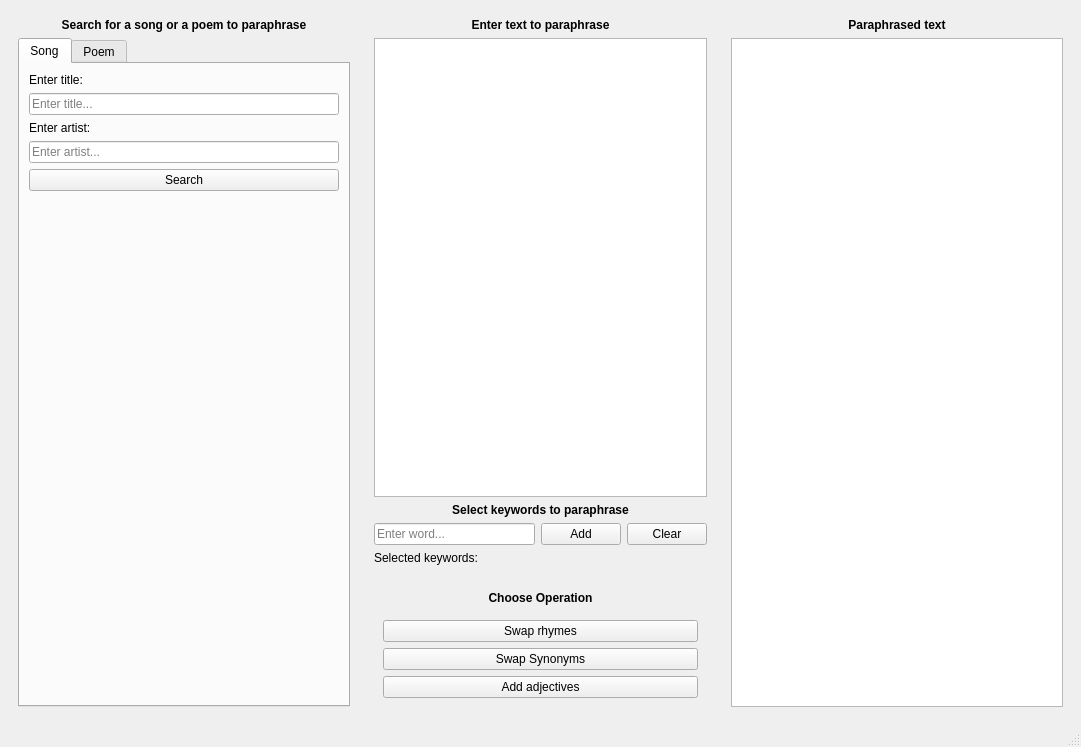
<?xml version="1.0" encoding="UTF-8"?>
<ui version="4.0">
 <class>MainWindow</class>
 <widget class="QMainWindow" name="MainWindow">
  <property name="geometry">
   <rect>
    <x>0</x>
    <y>0</y>
    <width>1081</width>
    <height>747</height>
   </rect>
  </property>
  <property name="windowTitle">
   <string>Pharaphrase generator</string>
  </property>
  <widget class="QWidget" name="centralwidget">
   <layout class="QGridLayout" name="gridLayout">
    <item row="0" column="0">
     <widget class="QWidget" name="widget_1" native="true">
      <property name="sizePolicy">
       <sizepolicy hsizetype="Expanding" vsizetype="Expanding">
        <horstretch>0</horstretch>
        <verstretch>0</verstretch>
       </sizepolicy>
      </property>
      <layout class="QVBoxLayout" name="verticalLayout_7">
       <item>
        <widget class="QLabel" name="searchTableLabel">
         <property name="font">
          <font>
           <weight>75</weight>
           <bold>true</bold>
          </font>
         </property>
         <property name="text">
          <string>Search for a song or a poem to paraphrase</string>
         </property>
         <property name="alignment">
          <set>Qt::AlignCenter</set>
         </property>
        </widget>
       </item>
       <item>
        <widget class="QTabWidget" name="tabWidget">
         <property name="currentIndex">
          <number>0</number>
         </property>
         <widget class="QWidget" name="tab">
          <attribute name="title">
           <string>Song</string>
          </attribute>
          <layout class="QVBoxLayout" name="verticalLayout_8">
           <item>
            <widget class="QLabel" name="songTitleLabel">
             <property name="text">
              <string>Enter title:</string>
             </property>
            </widget>
           </item>
           <item>
            <widget class="QLineEdit" name="titleInput">
             <property name="placeholderText">
              <string>Enter title...</string>
             </property>
            </widget>
           </item>
           <item>
            <widget class="QLabel" name="songArtistLabel">
             <property name="text">
              <string>Enter artist:</string>
             </property>
            </widget>
           </item>
           <item>
            <widget class="QLineEdit" name="artistInput">
             <property name="placeholderText">
              <string>Enter artist...</string>
             </property>
            </widget>
           </item>
           <item>
            <widget class="QPushButton" name="searchButton">
             <property name="text">
              <string>Search</string>
             </property>
            </widget>
           </item>
           <item>
            <widget class="QLabel" name="resultsLabel">
             <property name="font">
              <font>
               <weight>75</weight>
               <bold>true</bold>
              </font>
             </property>
             <property name="text">
              <string/>
             </property>
            </widget>
           </item>
           <item>
            <widget class="QLabel" name="foundTitle">
             <property name="text">
              <string/>
             </property>
            </widget>
           </item>
           <item>
            <widget class="QLabel" name="foundArtist">
             <property name="text">
              <string/>
             </property>
            </widget>
           </item>
           <item>
            <spacer name="verticalSpacer">
             <property name="orientation">
              <enum>Qt::Vertical</enum>
             </property>
             <property name="sizeHint" stdset="0">
              <size>
               <width>20</width>
               <height>40</height>
              </size>
             </property>
            </spacer>
           </item>
          </layout>
         </widget>
         <widget class="QWidget" name="tab_2">
          <attribute name="title">
           <string>Poem</string>
          </attribute>
          <layout class="QVBoxLayout" name="verticalLayout_9">
           <item>
            <widget class="QLabel" name="chooseAuthor">
             <property name="text">
              <string>Choose an author</string>
             </property>
             <property name="alignment">
              <set>Qt::AlignCenter</set>
             </property>
            </widget>
           </item>
           <item>
            <widget class="QListWidget" name="artistList"/>
           </item>
           <item>
            <widget class="QLabel" name="choosePoem">
             <property name="text">
              <string>Choose a poem</string>
             </property>
             <property name="alignment">
              <set>Qt::AlignCenter</set>
             </property>
            </widget>
           </item>
           <item>
            <widget class="QStackedWidget" name="stack">
             <property name="currentIndex">
              <number>0</number>
             </property>
             <widget class="QWidget" name="page">
              <layout class="QVBoxLayout" name="verticalLayout_5">
               <item>
                <widget class="QLabel" name="stackLabel">
                 <property name="text">
                  <string>Choose Author First</string>
                 </property>
                 <property name="alignment">
                  <set>Qt::AlignCenter</set>
                 </property>
                </widget>
               </item>
              </layout>
             </widget>
             <widget class="QWidget" name="page_2">
              <layout class="QVBoxLayout" name="verticalLayout_6">
               <item>
                <widget class="QListWidget" name="titleList"/>
               </item>
              </layout>
             </widget>
            </widget>
           </item>
          </layout>
         </widget>
        </widget>
       </item>
      </layout>
     </widget>
    </item>
    <item row="0" column="1">
     <widget class="QWidget" name="widget_3" native="true">
      <property name="sizePolicy">
       <sizepolicy hsizetype="MinimumExpanding" vsizetype="Preferred">
        <horstretch>0</horstretch>
        <verstretch>0</verstretch>
       </sizepolicy>
      </property>
      <layout class="QVBoxLayout" name="verticalLayout_2">
       <item>
        <widget class="QLabel" name="enterText">
         <property name="sizePolicy">
          <sizepolicy hsizetype="Minimum" vsizetype="Minimum">
           <horstretch>0</horstretch>
           <verstretch>0</verstretch>
          </sizepolicy>
         </property>
         <property name="font">
          <font>
           <weight>75</weight>
           <bold>true</bold>
          </font>
         </property>
         <property name="text">
          <string>Enter text to paraphrase</string>
         </property>
         <property name="alignment">
          <set>Qt::AlignCenter</set>
         </property>
        </widget>
       </item>
       <item>
        <widget class="QTextEdit" name="inputText"/>
       </item>
       <item>
        <widget class="QLabel" name="keywordLabel">
         <property name="sizePolicy">
          <sizepolicy hsizetype="Preferred" vsizetype="Preferred">
           <horstretch>0</horstretch>
           <verstretch>0</verstretch>
          </sizepolicy>
         </property>
         <property name="font">
          <font>
           <weight>75</weight>
           <bold>true</bold>
          </font>
         </property>
         <property name="text">
          <string>Select keywords to paraphrase</string>
         </property>
         <property name="alignment">
          <set>Qt::AlignHCenter|Qt::AlignTop</set>
         </property>
        </widget>
       </item>
       <item>
        <widget class="QWidget" name="widget_2" native="true">
         <layout class="QHBoxLayout" name="horizontalLayout">
          <property name="leftMargin">
           <number>0</number>
          </property>
          <property name="topMargin">
           <number>0</number>
          </property>
          <property name="rightMargin">
           <number>0</number>
          </property>
          <property name="bottomMargin">
           <number>0</number>
          </property>
          <item>
           <widget class="QLineEdit" name="inputKeyword">
            <property name="placeholderText">
             <string>Enter word...</string>
            </property>
           </widget>
          </item>
          <item>
           <widget class="QPushButton" name="addKeyword">
            <property name="text">
             <string>Add</string>
            </property>
           </widget>
          </item>
          <item>
           <widget class="QPushButton" name="clearKeywords">
            <property name="text">
             <string>Clear</string>
            </property>
           </widget>
          </item>
         </layout>
        </widget>
       </item>
       <item>
        <widget class="QLabel" name="selectedKeywordsLabel">
         <property name="text">
          <string>Selected keywords:</string>
         </property>
        </widget>
       </item>
       <item>
        <widget class="QLabel" name="keywordsList">
         <property name="text">
          <string/>
         </property>
        </widget>
       </item>
       <item>
        <widget class="QLabel" name="chooseOperation">
         <property name="sizePolicy">
          <sizepolicy hsizetype="Minimum" vsizetype="Minimum">
           <horstretch>0</horstretch>
           <verstretch>0</verstretch>
          </sizepolicy>
         </property>
         <property name="font">
          <font>
           <weight>75</weight>
           <bold>true</bold>
          </font>
         </property>
         <property name="text">
          <string>Choose Operation</string>
         </property>
         <property name="alignment">
          <set>Qt::AlignCenter</set>
         </property>
        </widget>
       </item>
       <item>
        <widget class="QWidget" name="widget" native="true">
         <layout class="QVBoxLayout" name="verticalLayout_3">
          <item>
           <widget class="QPushButton" name="swapRhymes">
            <property name="text">
             <string>Swap rhymes</string>
            </property>
           </widget>
          </item>
          <item>
           <widget class="QPushButton" name="swapSynonyms">
            <property name="text">
             <string>Swap Synonyms</string>
            </property>
           </widget>
          </item>
          <item>
           <widget class="QPushButton" name="addAdjectives">
            <property name="text">
             <string>Add adjectives</string>
            </property>
           </widget>
          </item>
         </layout>
        </widget>
       </item>
      </layout>
     </widget>
    </item>
    <item row="0" column="2">
     <widget class="QWidget" name="widget_4" native="true">
      <layout class="QVBoxLayout" name="verticalLayout">
       <item>
        <widget class="QLabel" name="paraphrasedTextLabel">
         <property name="font">
          <font>
           <weight>75</weight>
           <bold>true</bold>
          </font>
         </property>
         <property name="text">
          <string>Paraphrased text</string>
         </property>
         <property name="alignment">
          <set>Qt::AlignCenter</set>
         </property>
        </widget>
       </item>
       <item>
        <widget class="QTextBrowser" name="outputText"/>
       </item>
      </layout>
     </widget>
    </item>
   </layout>
  </widget>
  <widget class="QMenuBar" name="menubar">
   <property name="geometry">
    <rect>
     <x>0</x>
     <y>0</y>
     <width>1081</width>
     <height>20</height>
    </rect>
   </property>
  </widget>
  <widget class="QStatusBar" name="statusbar"/>
 </widget>
 <resources/>
 <connections/>
</ui>
